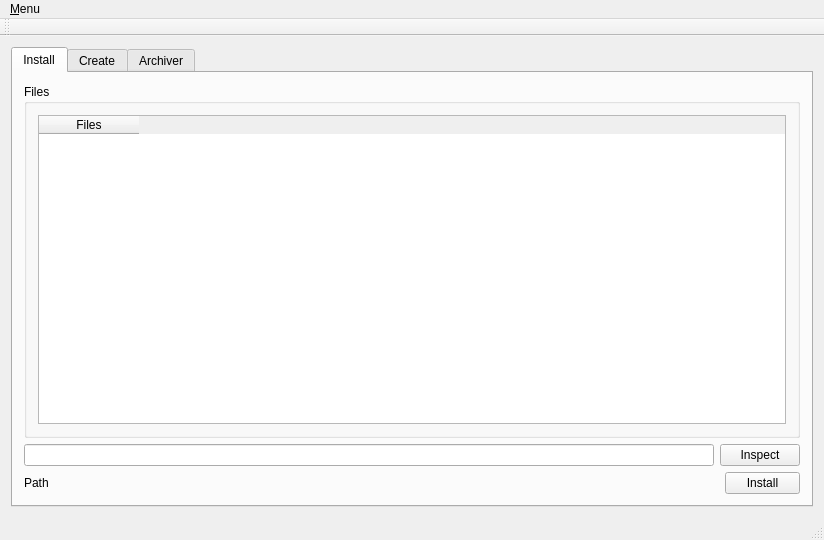
<?xml version="1.0" encoding="UTF-8"?>
<ui version="4.0">
 <class>QInstall</class>
 <widget class="QMainWindow" name="QInstall">
  <property name="geometry">
   <rect>
    <x>0</x>
    <y>0</y>
    <width>824</width>
    <height>540</height>
   </rect>
  </property>
  <property name="windowTitle">
   <string>QInstall</string>
  </property>
  <widget class="QWidget" name="centralWidget">
   <layout class="QVBoxLayout" name="verticalLayout_3">
    <item>
     <widget class="QTabWidget" name="tabWidget">
      <property name="currentIndex">
       <number>0</number>
      </property>
      <widget class="QWidget" name="tab">
       <attribute name="title">
        <string>Install</string>
       </attribute>
       <layout class="QVBoxLayout" name="verticalLayout_2">
        <item>
         <widget class="QGroupBox" name="groupBox">
          <property name="title">
           <string>Files</string>
          </property>
          <layout class="QGridLayout" name="gridLayout">
           <item row="0" column="0">
            <widget class="QTableWidget" name="filelist">
             <column>
              <property name="text">
               <string>Files</string>
              </property>
             </column>
            </widget>
           </item>
          </layout>
         </widget>
        </item>
        <item>
         <layout class="QHBoxLayout" name="horizontalLayout">
          <item>
           <widget class="QLineEdit" name="editFile"/>
          </item>
          <item>
           <widget class="QPushButton" name="btnBrowse">
            <property name="enabled">
             <bool>true</bool>
            </property>
            <property name="text">
             <string>Inspect</string>
            </property>
           </widget>
          </item>
         </layout>
        </item>
        <item>
         <layout class="QHBoxLayout" name="horizontalLayout_2">
          <item>
           <widget class="QLabel" name="lblPath">
            <property name="text">
             <string>Path</string>
            </property>
           </widget>
          </item>
          <item>
           <widget class="QPushButton" name="btnInstall">
            <property name="minimumSize">
             <size>
              <width>75</width>
              <height>0</height>
             </size>
            </property>
            <property name="maximumSize">
             <size>
              <width>75</width>
              <height>16777215</height>
             </size>
            </property>
            <property name="text">
             <string>Install</string>
            </property>
           </widget>
          </item>
         </layout>
        </item>
       </layout>
      </widget>
      <widget class="QWidget" name="tab_2">
       <attribute name="title">
        <string>Create</string>
       </attribute>
       <layout class="QGridLayout" name="gridLayout_3">
        <item row="2" column="1">
         <widget class="QPushButton" name="btnAdd">
          <property name="text">
           <string>Add File</string>
          </property>
         </widget>
        </item>
        <item row="3" column="1">
         <widget class="QPushButton" name="btnCreate">
          <property name="text">
           <string>Create</string>
          </property>
         </widget>
        </item>
        <item row="3" column="0">
         <widget class="QGroupBox" name="groupBox_2">
          <property name="title">
           <string>Options</string>
          </property>
          <layout class="QVBoxLayout" name="verticalLayout">
           <item>
            <widget class="QCheckBox" name="chkMd5">
             <property name="text">
              <string>create md5 sum</string>
             </property>
             <property name="checked">
              <bool>true</bool>
             </property>
            </widget>
           </item>
           <item>
            <widget class="QCheckBox" name="chkExe">
             <property name="enabled">
              <bool>false</bool>
             </property>
             <property name="text">
              <string>Append To New Executable</string>
             </property>
             <property name="checked">
              <bool>true</bool>
             </property>
            </widget>
           </item>
           <item>
            <widget class="QCheckBox" name="checkBox_2">
             <property name="enabled">
              <bool>true</bool>
             </property>
             <property name="text">
              <string>Compress Only</string>
             </property>
            </widget>
           </item>
          </layout>
         </widget>
        </item>
        <item row="1" column="1">
         <widget class="QPushButton" name="btnRemove">
          <property name="text">
           <string>Remove File</string>
          </property>
         </widget>
        </item>
        <item row="0" column="0" rowspan="3">
         <widget class="QTableWidget" name="tblFileList">
          <column>
           <property name="text">
            <string>File</string>
           </property>
          </column>
         </widget>
        </item>
       </layout>
      </widget>
      <widget class="QWidget" name="tab_3">
       <attribute name="title">
        <string>Archiver</string>
       </attribute>
       <widget class="QPushButton" name="btnDecompress">
        <property name="geometry">
         <rect>
          <x>280</x>
          <y>110</y>
          <width>181</width>
          <height>121</height>
         </rect>
        </property>
        <property name="text">
         <string>Decompress ZIP</string>
        </property>
       </widget>
       <widget class="QPushButton" name="btnOpen">
        <property name="enabled">
         <bool>false</bool>
        </property>
        <property name="geometry">
         <rect>
          <x>350</x>
          <y>340</y>
          <width>91</width>
          <height>27</height>
         </rect>
        </property>
        <property name="text">
         <string>test</string>
        </property>
       </widget>
       <widget class="QLineEdit" name="editZipFilePath">
        <property name="geometry">
         <rect>
          <x>440</x>
          <y>340</y>
          <width>221</width>
          <height>27</height>
         </rect>
        </property>
       </widget>
      </widget>
     </widget>
    </item>
   </layout>
  </widget>
  <widget class="QMenuBar" name="menuBar">
   <property name="geometry">
    <rect>
     <x>0</x>
     <y>0</y>
     <width>824</width>
     <height>24</height>
    </rect>
   </property>
   <widget class="QMenu" name="menuMenu">
    <property name="title">
     <string>&amp;Menu</string>
    </property>
    <addaction name="actionExit"/>
   </widget>
   <addaction name="menuMenu"/>
  </widget>
  <widget class="QToolBar" name="mainToolBar">
   <attribute name="toolBarArea">
    <enum>TopToolBarArea</enum>
   </attribute>
   <attribute name="toolBarBreak">
    <bool>false</bool>
   </attribute>
  </widget>
  <widget class="QStatusBar" name="statusBar"/>
  <action name="actionExit">
   <property name="text">
    <string>Exit</string>
   </property>
  </action>
 </widget>
 <layoutdefault spacing="6" margin="11"/>
 <resources/>
 <connections/>
</ui>
